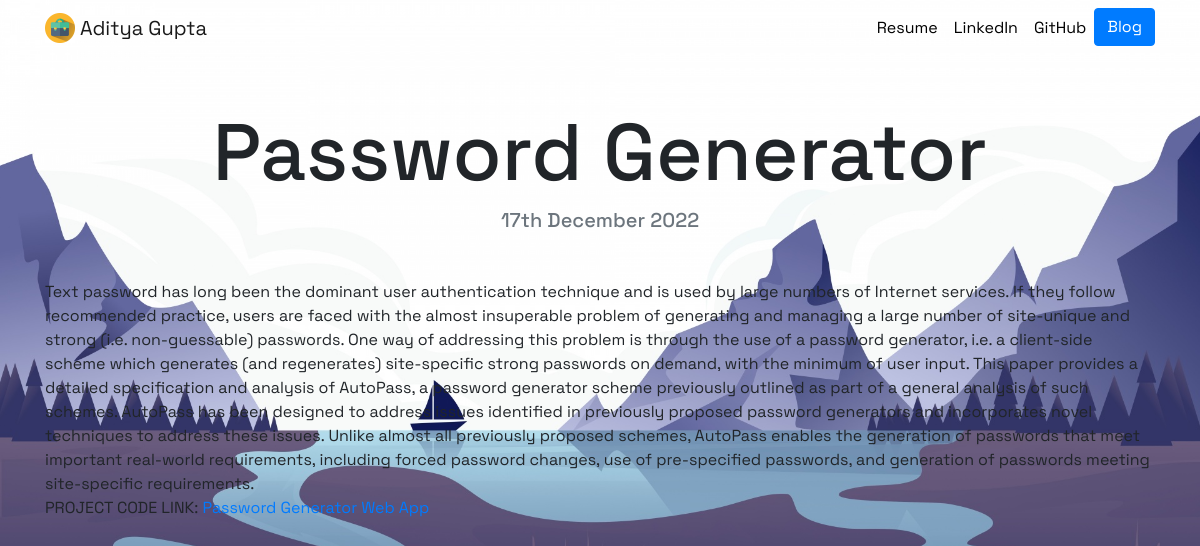
/blog/5/, run on the app's committed database.
### blog/models.py (models this page shows, shortened)
class Blog(models.Model):
    title = models.CharField(max_length=200)
    description = models.TextField()
    date = models.DateField()

### blog/views.py (the view)
# urls.py: path('<int:blog_id>/', views.detail, name='detail'),
def detail(request, blog_id):
    blog = get_object_or_404(Blog, pk=blog_id)
    return render(request, 'blog/detail.html', {'blog':blog})

### blog/templates/blog/detail.html
{% extends 'personal_portfolio/base.html' %}
{% load static %}
{% block content %}
<h1 class="text-center mt-5" id="blogdetailtitle">{{ blog.title }}</h1>
<h5 class="text-center text-muted mb-5">{{ blog.date|date:'dS F o' }}</h5>
{{ blog.description|safe }}
{% endblock %}

### personal_portfolio/static/personal_portfolio/custom.css (style rules this page uses)
body { background-image: url("bg.jpg"); background-repeat: no-repeat; background-size: cover; font-family: 'Space Grotesk', sans-serif; }
@media (min-width: 992px) { #blogdetailtitle { font-size: 5rem; } }

### data on the page
Blog: title "Password Generator", date "17th December 2022", description "Text password has long been the dominant user authentication technique and is used by large numbers of Internet services. If they follow recommended practice, users are faced with the almost insuperable problem of generating and managing a large number of site-unique and strong (i.e. non-guessable) passwords. One way of addressing this problem is through the use of a password generator, i.e. a client-side scheme which generates (and regenerates) site-specific strong passwords on demand, with the minimum of user input. This paper provides a detailed specification and analysis of AutoPass, a password generator scheme previously outlined as part of a general analysis of such schemes. AutoPass…"
